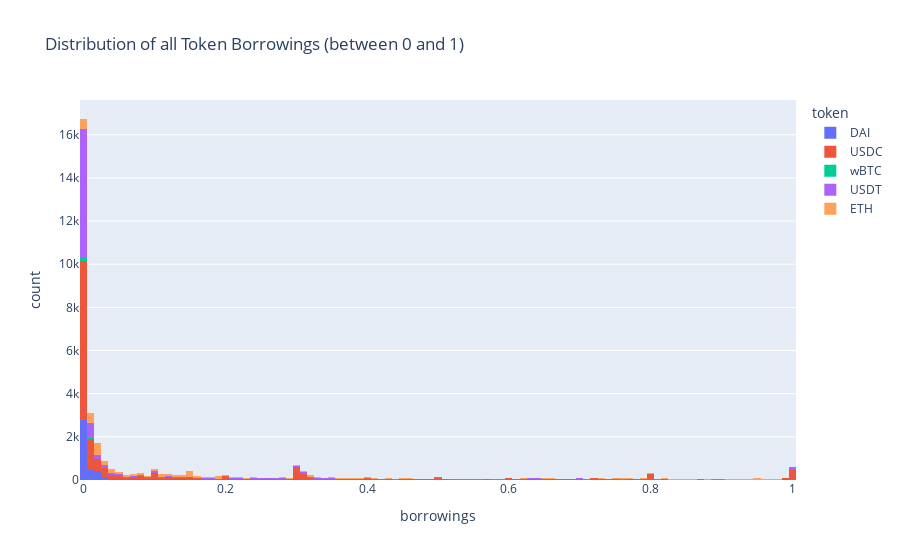

The code cell stored with this chart in its notebook:
### Code cell
tmp = [
    {'token': token, 'borrowings': user_state.token_states[token].borrowings * prices.prices[token] / 10**constants.get_decimals(token)}
    for user_state in state.user_states.values()
    for token in constants.symbol_decimals_map.keys()
]

token_data = pandas.DataFrame(tmp)
token_data['borrowings'] = token_data['borrowings'].astype(float)
token_data = token_data[token_data['borrowings'] < 1] 
token_data = token_data[token_data['borrowings'] > 0] 
fig = px.histogram(token_data, x='borrowings', color='token', title='Distribution of all Token Borrowings (between 0 and 1)', nbins = 100)
fig.show()

### Figure 1 — Plotly figure (JSON) as saved in the notebook; plotly's stock layout.template omitted (floating-point values rounded to 4 significant figures; data arrays with more than 128 entries replaced by an {"elided": "..."} marker saying what was removed)
{"data": [{"alignmentgroup": "True", "bingroup": "x", "hovertemplate": "token=DAI<br>borrowings=%{x}<br>count=%{y}<extra></extra>", "legendgroup": "DAI", "marker": {"color": "#636efa", "pattern": {"shape": ""}}, "name": "DAI", "nbinsx": 100, "offsetgroup": "DAI", "orientation": "v", "showlegend": true, "type": "histogram", "x": {"elided": "4862 float values"}, "xaxis": "x", "yaxis": "y"}, {"alignmentgroup": "True", "bingroup": "x", "hovertemplate": "token=USDC<br>borrowings=%{x}<br>count=%{y}<extra></extra>", "legendgroup": "USDC", "marker": {"color": "#EF553B", "pattern": {"shape": ""}}, "name": "USDC", "nbinsx": 100, "offsetgroup": "USDC", "orientation": "v", "showlegend": true, "type": "histogram", "x": {"elided": "15348 float values"}, "xaxis": "x", "yaxis": "y"}, {"alignmentgroup": "True", "bingroup": "x", "hovertemplate": "token=wBTC<br>borrowings=%{x}<br>count=%{y}<extra></extra>", "legendgroup": "wBTC", "marker": {"color": "#00cc96", "pattern": {"shape": ""}}, "name": "wBTC", "nbinsx": 100, "offsetgroup": "wBTC", "orientation": "v", "showlegend": true, "type": "histogram", "x": {"elided": "468 float values"}, "xaxis": "x", "yaxis": "y"}, {"alignmentgroup": "True", "bingroup": "x", "hovertemplate": "token=USDT<br>borrowings=%{x}<br>count=%{y}<extra></extra>", "legendgroup": "USDT", "marker": {"color": "#ab63fa", "pattern": {"shape": ""}}, "name": "USDT", "nbinsx": 100, "offsetgroup": "USDT", "orientation": "v", "showlegend": true, "type": "histogram", "x": {"elided": "8758 float values"}, "xaxis": "x", "yaxis": "y"}, {"alignmentgroup": "True", "bingroup": "x", "hovertemplate": "token=ETH<br>borrowings=%{x}<br>count=%{y}<extra></extra>", "legendgroup": "ETH", "marker": {"color": "#FFA15A", "pattern": {"shape": ""}}, "name": "ETH", "nbinsx": 100, "offsetgroup": "ETH", "orientation": "v", "showlegend": true, "type": "histogram", "x": {"elided": "5803 float values"}, "xaxis": "x", "yaxis": "y"}], "layout": {"barmode": "relative", "legend": {"title": {"text": "token"}, "tracegroupgap": 0}, "title": {"text": "Distribution of all Token Borrowings (between 0 and 1)"}, "xaxis": {"anchor": "y", "domain": [0, 1], "title": {"text": "borrowings"}}, "yaxis": {"anchor": "x", "domain": [0, 1], "title": {"text": "count"}}}}
